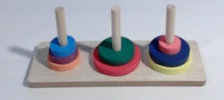
#> input picture DATA/ROI_select1.jpg, 224 x 100 px; its folder holds only this picture in this run
$ jupyter execute --allow-errors disc_det.ipynb   (shell and % lines are left out)
#> lines starting #> are read from the running program, lines starting #| are printed output that depends on the picture
## Disc detection

**El proposito de este libro es probar la deteccion y ubicacion de discos. se barre uno a uno los stick, y se guardan en variables las posiciones de los discos. este seria entonces el primer insumo para el algortimo  de resolver la torre de hanoi cuando se implemente**

***

la filosofia se basa en una mascara donde se promedia cada uno de los pixeles en el valor Hue. hay que determinar cuantos pixeles en determinado rango crean un positivo para disco.
Despues de establecer un positivo para disco, se debe determinar la posicion. Pense en la funcion histograma iba a servir pero no. Toca usar una funcion tipo "frequencia" para determinar pesos y posicion.

[cell 1]
import cv2
import numpy as np
import matplotlib.pyplot as plt

[cell 2]
#basic variables
mask_width = 15  #width by pixels
mask_height = 60  #height by pixels

#x and y coordinates where the mask is set
stick1  = 0
stick2 = 55
stick3 = 110

mask_x = 55  + stick2  # with the second value I set the coordinates of each stick. this is preeliminar, should be improved
mask_y = 20


hanoi_dict = {} #dictionary used to store the images
img_quant = 23  #number of samples pictures

#the color ranges, this is setting experimentally but should be improved or looking for a theorical approach

##------ BLUE----------
L_limit_blue=np.array([98,50,50]) # setting the blue lower limit
U_limit_blue=np.array([139,255,255]) # setting the blue upper limit


##------ RED----------
L_limit_red1=np.array([0,50,50]) # setting the red part1 lower limit
U_limit_red1=np.array([10,255,255]) # setting the red part1 upper limit
L_limit_red2=np.array([160,50,50]) # setting the red part1 lower limit
U_limit_red2=np.array([179,255,255]) # setting the red part1 upper limit


##------ GREEN----------
L_limit_green=np.array([45,50,50]) # setting the green lower limit
U_limit_green=np.array([90,255,255]) # setting the green upper limit


##------ YELLOW----------
L_limit_yellow=np.array([20,50,50]) # setting the yellow lower limit
U_limit_yellow=np.array([30,255,255]) # setting the yellow upper limit


# flags that determine the detection of a disc
b_disc_flag = False
r_disc_flag = False
g_disc_flag = False
y_disc_flag = False

#variables to store the total of pixels find for specific color
b_pixels_total = 0
b_pixels_acum =  0
r_pixels_total = 0
r_pixels_acum =  0
g_pixels_total = 0
g_pixels_acum =  0
y_pixels_total = 0
y_pixels_acum =  0


#number of the row that is determined for the disc position

b_row = 0
r_row = 0
g_row = 0
y_row = 0


#position matrix
position_matrix = np.zeros((3,3))

[cell 3]
# load the dictionary with the jpg dataset stored at DATA
for i in range (1, img_quant):

    name_file = 'DATA/ROI_select' + str(i) + '.jpg'
    name_var = str('hanoi'+str(i))

    hanoi_dict[name_var] = cv2.imread(name_file)

[cell 4]
#load the image that I want to know the HSV value, but first look in the RGB version and also get the HSV version

img = hanoi_dict['hanoi1']
#> img is the input picture: shape (100, 224, 3); mean B, G, R 175, 167.7, 169.3
image = cv2.cvtColor(img, cv2.COLOR_BGR2RGB)
imagehsv = cv2.cvtColor(img, cv2.COLOR_BGR2HSV)
#> imagehsv: shape (100, 224, 3); mean H, S, V 93.5, 43.1, 184.2

[cell 5]
#function that display a unique image
def display(img, cmap='gray'):
    fig = plt.figure(figsize = (5,6))
    ax = fig.add_subplot(111)
    ax.imshow(img, cmap='gray')

[cell 6]
#this step is only to estimate where to start looking for the disc. in the final application is not necessary to draw rectangles
image = cv2.rectangle(image, (mask_x, mask_y), (mask_x+mask_width, mask_y+mask_height), (0,0,255), thickness = 1)
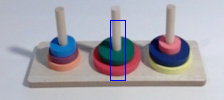
#> image: shape (100, 224, 3); mean R, G, B 168.5, 166.9, 175.8
display(image)

[cell 7]
#after previous estimation step before, load again the image and mask the sections
image = cv2.cvtColor(img, cv2.COLOR_BGR2RGB)
image2 = image[mask_y:mask_y + mask_height, mask_x:mask_x+mask_width]
imagehsv = imagehsv[mask_y:mask_y + mask_height, mask_x:mask_x+mask_width]
display (image2)
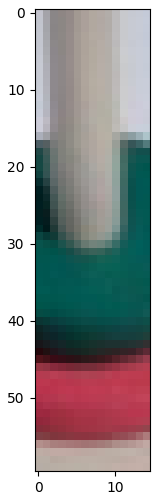
#> figure drawn by matplotlib, 1 panel

[cell 8]
#this is to find the colors in the mask, using the function inRange. To see the real color, the bitwise is used, because inRange returns only 0 and 255 to be masked
b_mask=cv2.inRange(imagehsv,L_limit_blue,U_limit_blue)
blue=cv2.bitwise_and(image2,image2,mask=b_mask) #this is optional, only for visualization

r_mask1=cv2.inRange(imagehsv,L_limit_red1,U_limit_red1)
r_mask2=cv2.inRange(imagehsv,L_limit_red2,U_limit_red2)
r_mask = r_mask1 + r_mask2
red=cv2.bitwise_and(image2,image2,mask=r_mask)    #this is optional, only for visualization


g_mask=cv2.inRange(imagehsv,L_limit_green,U_limit_green)
green=cv2.bitwise_and(image2,image2, mask=g_mask)

y_mask=cv2.inRange(imagehsv,L_limit_yellow,U_limit_yellow)
yellow=cv2.bitwise_and(image2,image2, mask=y_mask)

[cell 9]
display (blue)
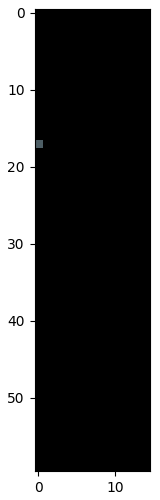
#> figure drawn by matplotlib, 1 panel

[cell 10]
display (red)
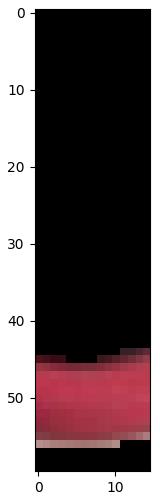
#> figure drawn by matplotlib, 1 panel

[cell 11]
display (green)
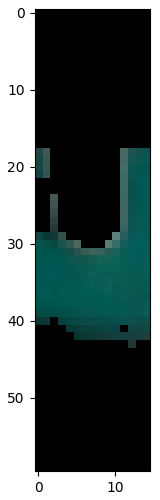
#> figure drawn by matplotlib, 1 panel

[cell 12]
display (yellow)

[cell 13]
#convert the mask from the 255 values to 1, i think more easy to count pixels.
b_mask = b_mask/255
r_mask = r_mask/255
g_mask = g_mask/255
y_mask = y_mask/255
b_pixels_total = b_mask.sum()
#> b_pixels_total = 1
r_pixels_total = r_mask.sum()
#> r_pixels_total = 176
g_pixels_total = g_mask.sum()
#> g_pixels_total = 248
y_pixels_total = y_mask.sum()
#> y_pixels_total = 0

[cell 14]
y_pixels_total
#> Out = 0

[cell 15]
#if I have a certain threshold value of pixels, I could determine that I have a disc of that specific value.
if b_pixels_total > 50:
    b_disc_flag = True

if r_pixels_total > 50:
    r_disc_flag = True

if g_pixels_total > 50:
    g_disc_flag = True

if y_pixels_total > 50:
    y_disc_flag = True

[cell 16]
#then, if I have a flag for a specific disc, I must search its position in the mask, from top to down.

if b_disc_flag:

    for i in range (0, mask_height):
        b_pixels_acum += b_mask[i].sum()
        b_row = i

        if b_pixels_acum > 75:
            break

if r_disc_flag:

    for i in range (0, mask_height):
        r_pixels_acum += r_mask[i].sum()
        r_row = i

        if r_pixels_acum > 75:
            break
#> this loop made 51 passes
#> r_pixels_acum on passes 1 to 12: 0, 0, 0, 0, 0, 0, 0, 0, 0, 0, 0, 0
#> after the loop, r_pixels_acum = 90

if g_disc_flag:

    for i in range (0, mask_height):
        g_pixels_acum += g_mask[i].sum()
        g_row = i

        if g_pixels_acum > 75:
            break
#> this loop made 31 passes
#> after the loop, g_pixels_acum = 78

if y_disc_flag:

    for i in range (0, mask_height):
        y_pixels_acum += y_mask[i].sum()
        y_row = i

        if y_pixels_acum > 75:
            break

[cell 17]
y_pixels_acum

[cell 18]
sort = [['Y', y_row],['B', b_row],['R', r_row]]
sort

[cell 19]
sort = sorted(sort, key=lambda x: x[1])

[cell 20]
sort

#> (a cell that did not finish here is left out)

#> (a cell that did not finish here is left out)

[cell 23]
blue_trans =  np.transpose(b_mask)
display(blue_trans)
blue_trans = blue_trans.flatten()
#> blue_trans = 900 values, max 1 at index 17, min 0 at index 0, mean 0.00111
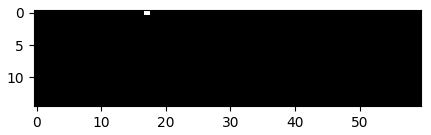
#> figure drawn by matplotlib, 1 panel

#> (a cell that did not finish here is left out)

[cell 25]
counts, bins = np.histogram(blue_trans)
#> counts = [899, 0, 0, 0, 0, 0, 0, 0, 0, 1]; bins = [0, 0.1, 0.2, 0.3, 0.4, 0.5, 0.6, 0.7, 0.8, 0.9, 1]
plt.hist(counts, bins)
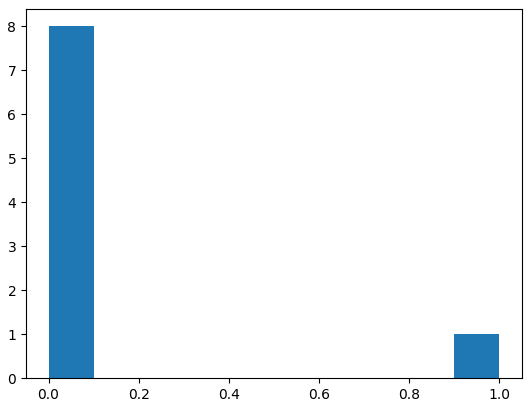
#> figure drawn by matplotlib, 1 panel; tallest bar 8 high, from x = -6.94e-18 to 0.1

[cell 26]
b_mask.shape
blue_trans.shape
#> Out = (900,)

[cell 27]
blue_trans
#> Out has the same summary as blue_trans
